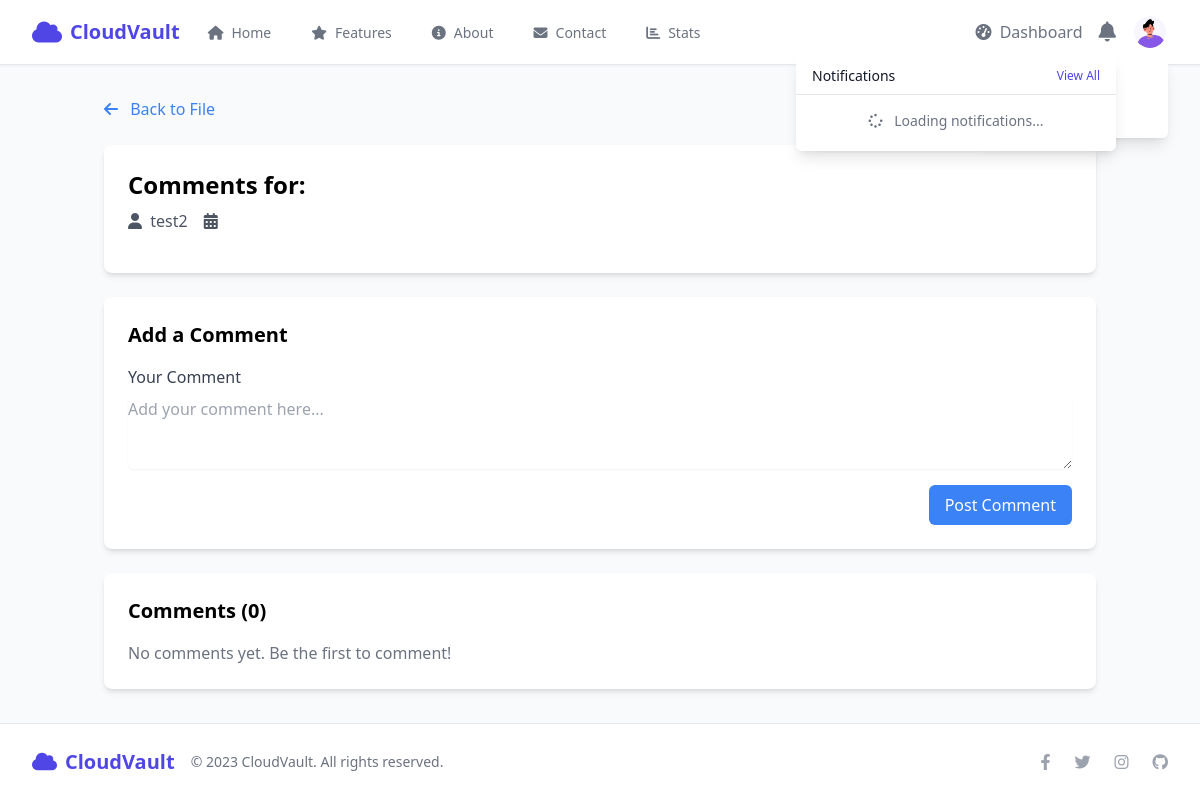
The app's page /files/7/comments/ (signed in), older data.
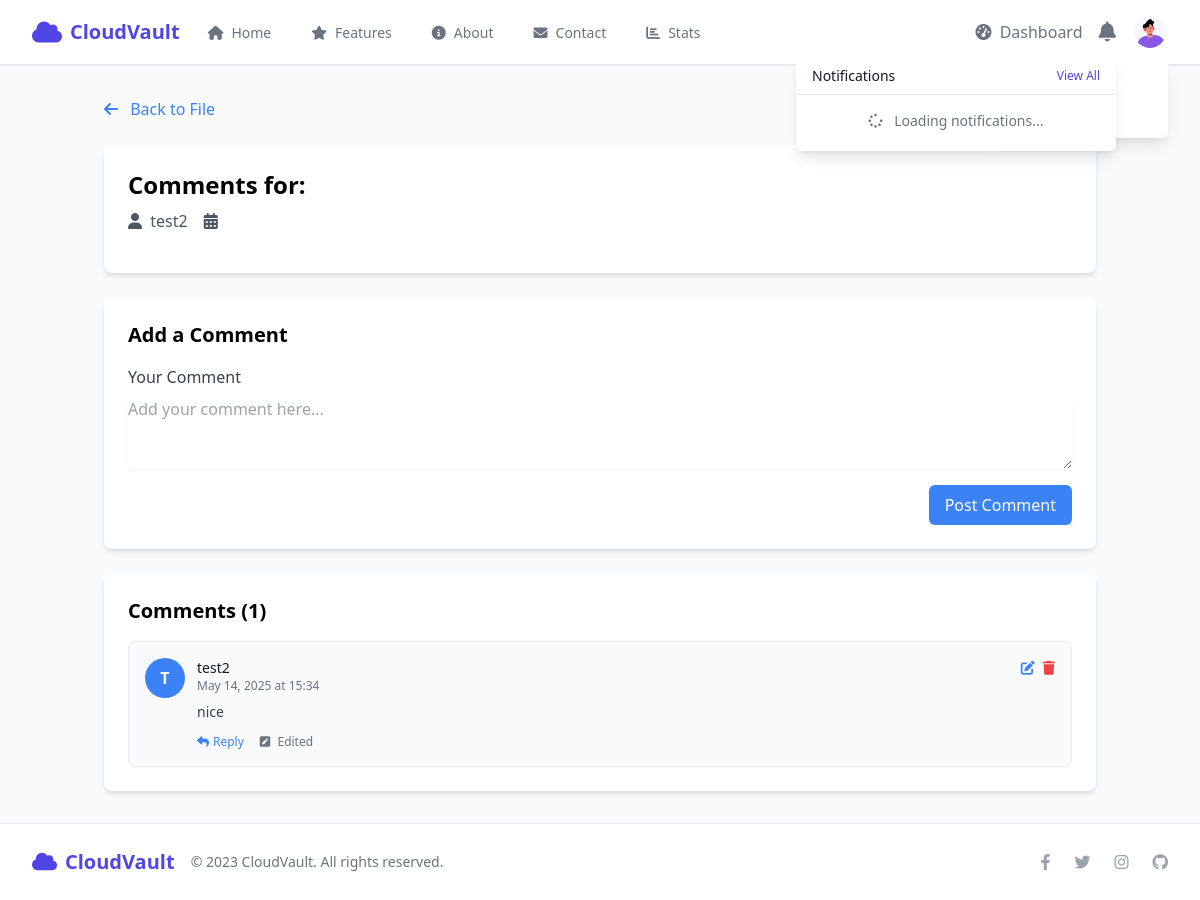
The same page, newer data.
### files/models.py (models this page shows, shortened)
class Comment(models.Model):
    file = models.ForeignKey(FileItem, on_delete=models.CASCADE, related_name='comments')
    user = models.ForeignKey(User, on_delete=models.CASCADE, related_name='file_comments')
    parent = models.ForeignKey('self', on_delete=models.CASCADE, null=True, blank=True, related_name='replies')
    content = models.TextField()
    created_at = models.DateTimeField(default=timezone.now)
    updated_at = models.DateTimeField(auto_now=True)
    class Meta:
        ordering = ['created_at']

### files/views.py (the view)
# urls.py: path('<int:file_id>/comments/', views.file_comments, name='file_comments'),
@login_required
def file_comments(request, file_id):
    file = get_object_or_404(FileItem, id=file_id)
    has_access = (
        file.user == request.user or
        file.is_public or
        SharedFile.objects.filter(file=file, shared_with=request.user).exists()
    )
    if not has_access:
        messages.error(request, "You don't have permission to view this file.")
        return redirect('files:file_list')
    comments = Comment.objects.filter(file=file, parent=None)
    if request.method == 'POST':
        form = CommentForm(request.POST)
        if form.is_valid():
            comment = form.save(commit=False)
            comment.file = file
            comment.user = request.user
            parent_id = request.POST.get('parent_id')
            if parent_id:
                try:
                    parent_comment = Comment.objects.get(id=parent_id, file=file)
                    comment.parent = parent_comment
                except Comment.DoesNotExist:
                    pass
            comment.save()
            messages.success(request, "Comment added successfully!")
            return redirect('files:file_comments', file_id=file.id)
    else:
        form = CommentForm()
    context = {
        'file': file,
        'comments': comments,
        'form': form,
    }
    return render(request, 'files/file_comments.html', context)

### files/forms.py
class CommentForm(forms.ModelForm):
    content = forms.CharField(
        widget=forms.Textarea(attrs={'rows': 3, 'placeholder': 'Add your comment here...', 'class': 'form-input rounded-md shadow-sm mt-1 block w-full'}),
        label="",
        required=True
    )
    class Meta:
        model = Comment
        fields = ['content']

### templates/files/file_comments.html (shortened to what this page needs)
{% extends 'base.html' %}
{% load static %}
{% block content %}
<div class="container mx-auto px-4 py-8">
    <div class="mb-6">
        <a href="{% url 'files:file_detail' file_id=file.id %}" class="text-blue-500 hover:text-blue-700">
            <i class="fas fa-arrow-left mr-2"></i> Back to File
        </a>
    </div>
    <div class="bg-white rounded-lg shadow-md p-6 mb-6">
        <h1 class="text-2xl font-bold mb-2">Comments for: {{ file.name }}</h1>
        <p class="text-gray-600 mb-4">
            <span class="mr-3"><i class="fas fa-user mr-1"></i> {{ file.user.username }}</span>
            <span><i class="fas fa-calendar-alt mr-1"></i> {{ file.uploaded_at|date:"M d, Y" }}</span>
        </p>
    </div>
    <div class="bg-white rounded-lg shadow-md p-6 mb-6">
        <h2 class="text-xl font-semibold mb-4">Add a Comment</h2>
        <form method="post" action="{% url 'files:file_comments' file_id=file.id %}">
            <div class="mb-4">
                <label for="{{ form.content.id_for_label }}" class="block text-gray-700 font-medium mb-2">Your Comment</label>
                {{ form.content }}
            </div>
            <div class="flex justify-end">
                <button type="submit" class="bg-blue-500 hover:bg-blue-600 text-white font-medium py-2 px-4 rounded-md focus:outline-none focus:ring-2 focus:ring-blue-500 focus:ring-offset-2">
                    Post Comment
                </button>
            </div>
        </form>
    </div>
    <div class="bg-white rounded-lg shadow-md p-6">
        <h2 class="text-xl font-semibold mb-4">Comments ({{ comments.count }})</h2>
        {% if comments %}
            <div class="space-y-6" id="comments-container">
                {% for comment in comments %}
                    {% include 'files/includes/comment.html' with comment=comment %}
                {% endfor %}
            </div>
        {% else %}
            <p class="text-gray-500">No comments yet. Be the first to comment!</p>
        {% endif %}
    </div>
</div>
{% endblock %}

### templates/files/includes/comment.html (shortened to what this page needs)
<div class="comment-item bg-gray-50 p-4 rounded-lg border border-gray-200" id="comment-{{ comment.id }}">
    <div class="flex items-start space-x-3">
        <div class="flex-shrink-0">
            <div class="w-10 h-10 rounded-full bg-blue-500 flex items-center justify-center text-white font-bold">
                {{ comment.user.username|first|upper }}
            </div>
        </div>
        <div class="flex-grow">
            <div class="flex justify-between items-start">
                <div>
                    <h4 class="text-sm font-medium text-gray-900">{{ comment.user.username }}</h4>
                    <p class="text-xs text-gray-500">{{ comment.created_at|date:"M d, Y" }} at {{ comment.created_at|time:"H:i" }}</p>
                </div>
                <div class="flex space-x-2">
                    {% if comment.user == request.user %}
                    <a href="{% url 'files:edit_comment' comment_id=comment.id %}" class="text-sm text-blue-500 hover:text-blue-600">
                        <i class="fas fa-edit"></i>
                    </a>
                    <a href="{% url 'files:delete_comment' comment_id=comment.id %}" class="text-sm text-red-500 hover:text-red-600">
                        <i class="fas fa-trash"></i>
                    </a>
                    {% endif %}
                </div>
            </div>
            <div class="mt-2 text-sm text-gray-700">
                {{ comment.content|linebreaks }}
            </div>
            <div class="mt-3 flex space-x-4">
                <button onclick="replyToComment('{{ comment.id }}', '{{ comment.user.username }}')"
                        class="text-xs text-blue-500 hover:text-blue-600 flex items-center">
                    <i class="fas fa-reply mr-1"></i> Reply
                </button>
                {% if comment.created_at != comment.updated_at %}
                <span class="text-xs text-gray-500">
                    <i class="fas fa-pen-square mr-1"></i> Edited
                </span>
                {% endif %}
            </div>
        </div>
    </div>
</div>

Row changes from the older to the newer data that the page shows:
added Comment: user.username|first "T", user.username "test2", created_at "May 14, 2025", created_at "15:34", content "nice", shows "Edited"
Text that changed along with them:
{{ comments.count }}: "0" → "1"
text no longer shown: "No comments yet. Be the first to comment!"
